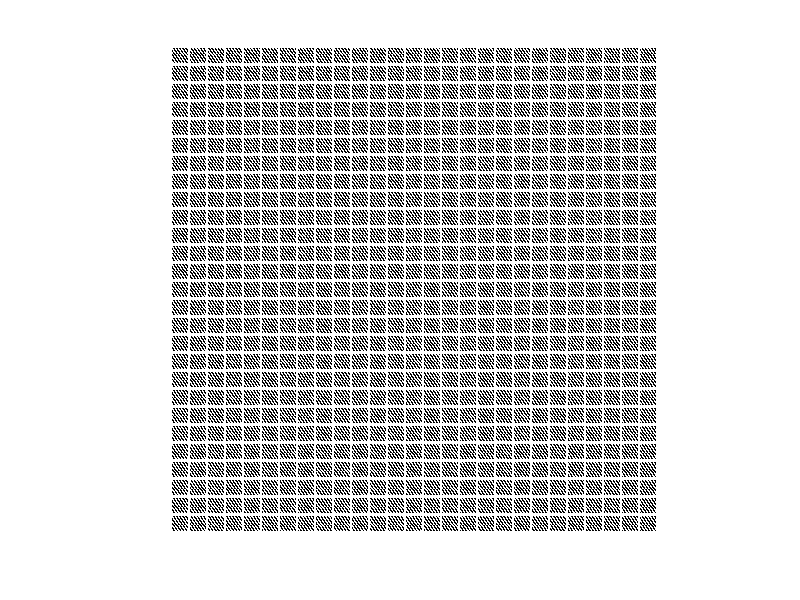

Write the MATLAB code that produced this figure.
percentage = 0.5;
r = 512;
c = 512;
padX = 3;
padY = 3;
blockX = 16;
blockY = 16;

NBx = ceil( ( c - padX ) /  (blockX + padX) );
NBy = ceil( ( r - padY ) /  (blockY + padY) );

GW = NBx * blockX + (NBx+1) * padX;
GH = NBy * blockY + (NBy+1) * padY;
diffH = GH - r;
diffW = GW - c;
H = GH
W = GW



%s = strcat(num2str(r),'by', num2str(c))
path = '../textFiles/Pattern/';
patternString = [num2str(GH) 'by' num2str(GW) ]; %516by516

dirName = [num2str(H) 'by' num2str(W)];
dirName = strcat(path,dirName);
dirName = char(dirName);
mkdir(dirName);

path = strcat(path,patternString,'/'); % path = strcat(path,num2str(GH),'/')
dim = strcat(patternString,'/');
xString = [patternString 'Xcoord'];
yString = [patternString 'Ycoord'];
ext = [{'.txt'}];


patternFileName = strcat(path,patternString,ext);
patternFileName = char(patternFileName);
xFile = strcat(path, xString, ext);
xFile = char(xFile);
yFile = strcat(path,yString, ext);
yFile = char(yFile);
patternIdx = [patternString '_ptrnIdx'];
patternIdx = strcat(path,patternIdx,ext);
patternIdx = char(patternIdx);

patternInfo = '_patternInfo';
patternFile =strcat(path,patternString,patternInfo,ext);
patternFile = char(patternFile);

patternWithHolo = fopen(patternFileName, 'wt');
patternXcoords = fopen(xFile, 'wt');
patternYcoords = fopen(yFile, 'wt');
patternFileId = fopen(patternFile, 'wt');
patternLinIdx = fopen(patternIdx,'wt');

mask=zeros(H,W);
patternString = ones(H, W);
for col = 1:blockX+padX:blockX+padX %1:N+P:N+P
    patternString(:,col:col+padX-1) = 0; % (:,col:col+P-1) = 0;
end
for row = 1:blockY+padY:blockY+padY  % row = 1:N+P:N+P
    patternString(row:row+padY-1,:) = 0;
end
for col = blockX+padX+1:blockX+padX:c+diffW % N+P+1:N+P:c+4
    patternString(:,col:col+padX-1) = 0;
end
for row = blockY+padY+1:blockY+padY:r+diffH
    patternString(row:row+padY-1,:) = 0;
end




% imshow(patternString);
% title('Only 0 and 1');
%figure;
% Pixel Shuffling ------------------------------>>>   
% 0, 1, 1, 1, 2, 3, 4, 6, 9, 13, 19, 28, 41, 60, 88, 129, 189, 277, 406, 595, 872, 1278, 1873, 2745, 4023, 5896

G2=1278;
G1=1873;
inc=abs(G2-G1);
NUM=H*W*percentage;
pixCount = int64(NUM)
x=0;y=0;N=0;

counter = 1;
while N<NUM
    if and(x<W, y<H)
        mask(sub2ind(size(mask), y+1, x+1))=1;
        N=N+1;
    end
    x=mod(x+inc, G1);
    y=mod(y+inc, G2);
end

patternString = ~patternString;
tempMaskedImage = mask + patternString;
tempMaskedImage = logical(tempMaskedImage);

effectivePixel = sum(tempMaskedImage(:));
xCoords = zeros(effectivePixel,1);
yCoords = zeros(effectivePixel,1);
linCoords = zeros(effectivePixel,1);
info = [GW, GH, percentage*100, effectivePixel];
fprintf(patternFileId, '%d\n', effectivePixel);

imshow(tempMaskedImage);
tempMaskedImage = tempMaskedImage';
fprintf(patternWithHolo, '%d\n', tempMaskedImage);
counter = 1;
for i = 1:GH
    for j = 1:GW
        if(tempMaskedImage(j,i) == 1)
            local = (i-1)*GW+(j-1);
            linCoords(counter) = local;
            xCoords(counter) = j-1;
            yCoords(counter) = i-1;
            counter = counter + 1;
        end
    end
end
counter
fprintf(patternXcoords, '%d\n', xCoords);
fprintf(patternYcoords, '%d\n', yCoords);
fprintf(patternLinIdx, '%d\n', linCoords);
fclose('all');
